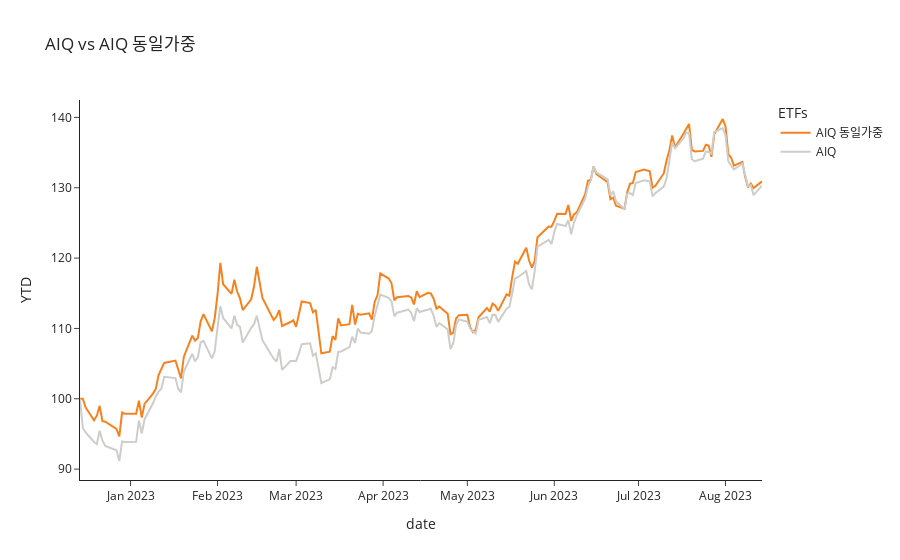

The notebook cell saved with this chart:
### Markdown cell above
### 01 동일가중
- 리밸런싱: 3개월

### Code cell
base_backtest = get_base_backtest(name=f"{CONFIG.ticker}", etf_price=etf_price)
eql_backtest = get_eql_backtest(name=f"{CONFIG.ticker} 동일가중", child_prices=child_prices)

ret = bt.run(eql_backtest, base_backtest)

TITLE=f"{CONFIG.ticker} vs {CONFIG.ticker} 동일가중"

fig = get_miraeasset_theme_figure(data=ret._get_series(freq=None).rebase(),
                                  title=TITLE)

fig.show()

### Figure 1 — Plotly figure (JSON) as saved in the notebook; plotly's stock layout.template omitted (floating-point values rounded to 4 significant figures; data arrays with more than 128 entries replaced by an {"elided": "..."} marker saying what was removed)
{"data": [{"hovertemplate": "ETFs=AIQ 동일가중<br>date=%{x}<br>YTD=%{y}<extra></extra>", "legendgroup": "AIQ 동일가중", "line": {"color": "#F58220", "dash": "solid"}, "marker": {"symbol": "circle"}, "mode": "lines", "name": "AIQ 동일가중", "orientation": "v", "showlegend": true, "type": "scatter", "x": {"elided": "166 str values"}, "xaxis": "x", "y": {"elided": "166 float values"}, "yaxis": "y"}, {"hovertemplate": "ETFs=AIQ<br>date=%{x}<br>YTD=%{y}<extra></extra>", "legendgroup": "AIQ", "line": {"color": "#CDCECB", "dash": "solid"}, "marker": {"symbol": "circle"}, "mode": "lines", "name": "AIQ", "orientation": "v", "showlegend": true, "type": "scatter", "x": {"elided": "166 str values"}, "xaxis": "x", "y": {"elided": "166 float values"}, "yaxis": "y"}], "layout": {"legend": {"title": {"text": "ETFs"}, "tracegroupgap": 0}, "title": {"text": "AIQ vs AIQ 동일가중"}, "xaxis": {"anchor": "y", "domain": [0, 1], "title": {"text": "date"}}, "yaxis": {"anchor": "x", "domain": [0, 1], "title": {"text": "YTD"}}}}
